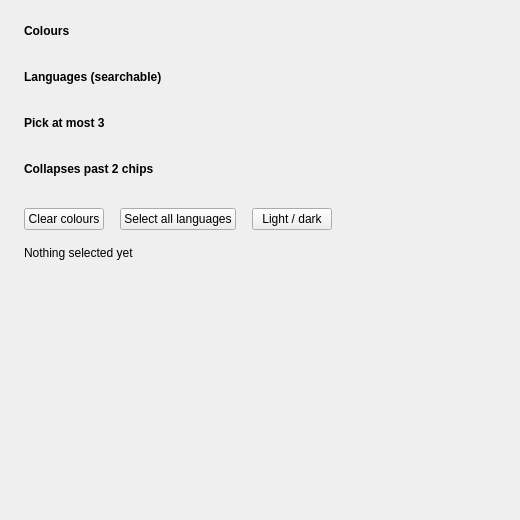
<?xml version='1.0' encoding='utf-8'?>
<ui version="4.0">
 <class>MainWindow</class>
 <widget class="QMainWindow" name="MainWindow">
  <property name="geometry">
   <rect>
    <x>0</x>
    <y>0</y>
    <width>520</width>
    <height>520</height>
   </rect>
  </property>
  <property name="windowTitle">
   <string>QCustomMultiSelect</string>
  </property>
  <widget class="QWidget" name="centralwidget">
   <layout class="QVBoxLayout" name="verticalLayout">
    <property name="spacing">
     <number>16</number>
    </property>
    <property name="leftMargin">
     <number>24</number>
    </property>
    <property name="topMargin">
     <number>24</number>
    </property>
    <property name="rightMargin">
     <number>24</number>
    </property>
    <property name="bottomMargin">
     <number>24</number>
    </property>
    <item>
     <widget class="QLabel" name="coloursHeading">
      <property name="font">
       <font>
        <bold>true</bold>
       </font>
      </property>
      <property name="text">
       <string>Colours</string>
      </property>
     </widget>
    </item>
    <item>
     <widget class="QCustomMultiSelect" name="coloursSelect">
      <property name="optionsCsv" stdset="0">
       <string>Red,Green,Blue</string>
      </property>
      <property name="placeholderText" stdset="0">
       <string>Choose colours</string>
      </property>
     </widget>
    </item>
    <item>
     <widget class="QLabel" name="languagesHeading">
      <property name="font">
       <font>
        <bold>true</bold>
       </font>
      </property>
      <property name="text">
       <string>Languages (searchable)</string>
      </property>
     </widget>
    </item>
    <item>
     <widget class="QCustomMultiSelect" name="languagesSelect">
      <property name="optionsCsv" stdset="0">
       <string>py=Python,js=JavaScript,rs=Rust,go=Go,cpp=C++,rb=Ruby,kt=Kotlin,swift=Swift,ts=TypeScript</string>
      </property>
      <property name="placeholderText" stdset="0">
       <string>Search and pick</string>
      </property>
      <property name="searchable" stdset="0">
       <bool>true</bool>
      </property>
     </widget>
    </item>
    <item>
     <widget class="QLabel" name="cappedHeading">
      <property name="font">
       <font>
        <bold>true</bold>
       </font>
      </property>
      <property name="text">
       <string>Pick at most 3</string>
      </property>
     </widget>
    </item>
    <item>
     <widget class="QCustomMultiSelect" name="cappedSelect">
      <property name="optionsCsv" stdset="0">
       <string>py=Python,js=JavaScript,rs=Rust,go=Go,cpp=C++,rb=Ruby,kt=Kotlin,swift=Swift,ts=TypeScript</string>
      </property>
      <property name="placeholderText" stdset="0">
       <string>Up to three</string>
      </property>
      <property name="maxSelection" stdset="0">
       <number>3</number>
      </property>
     </widget>
    </item>
    <item>
     <widget class="QLabel" name="collapsedHeading">
      <property name="font">
       <font>
        <bold>true</bold>
       </font>
      </property>
      <property name="text">
       <string>Collapses past 2 chips</string>
      </property>
     </widget>
    </item>
    <item>
     <widget class="QCustomMultiSelect" name="collapsedSelect">
      <property name="optionsCsv" stdset="0">
       <string>py=Python,js=JavaScript,rs=Rust,go=Go,cpp=C++,rb=Ruby,kt=Kotlin,swift=Swift,ts=TypeScript</string>
      </property>
      <property name="selectedCsv" stdset="0">
       <string>py,js,rs,go</string>
      </property>
      <property name="maxChips" stdset="0">
       <number>2</number>
      </property>
     </widget>
    </item>
    <item>
     <layout class="QHBoxLayout" name="controlsRow">
      <item>
       <widget class="QPushButton" name="clearButton">
        <property name="text">
         <string>Clear colours</string>
        </property>
       </widget>
      </item>
      <item>
       <widget class="QPushButton" name="selectAllButton">
        <property name="text">
         <string>Select all languages</string>
        </property>
       </widget>
      </item>
      <item>
       <widget class="QPushButton" name="themeButton">
        <property name="text">
         <string>Light / dark</string>
        </property>
       </widget>
      </item>
      <item>
       <spacer name="controlsSpacer">
        <property name="orientation">
         <enum>Qt::Horizontal</enum>
        </property>
        <property name="sizeHint" stdset="0">
         <size>
          <width>40</width>
          <height>20</height>
         </size>
        </property>
       </spacer>
      </item>
     </layout>
    </item>
    <item>
     <widget class="QLabel" name="statusLabel">
      <property name="text">
       <string>Nothing selected yet</string>
      </property>
     </widget>
    </item>
    <item>
     <spacer name="verticalSpacer">
      <property name="orientation">
       <enum>Qt::Vertical</enum>
      </property>
      <property name="sizeHint" stdset="0">
       <size>
        <width>20</width>
        <height>40</height>
       </size>
      </property>
     </spacer>
    </item>
   </layout>
  </widget>
 </widget>
 <customwidgets>
  <customwidget>
   <class>QCustomMultiSelect</class>
   <extends>QWidget</extends>
   <header location="global">Custom_Widgets.QCustomMultiSelect.h</header>
  </customwidget>
 <customwidget><class>QPushButton</class><extends>QPushButton</extends><header location="global">Custom_Widgets.Theme.h</header><container>1</container></customwidget><customwidget><class>QLabel</class><extends>QLabel</extends><header location="global">Custom_Widgets.Theme.h</header><container>1</container></customwidget></customwidgets>
 <connections />
</ui>
